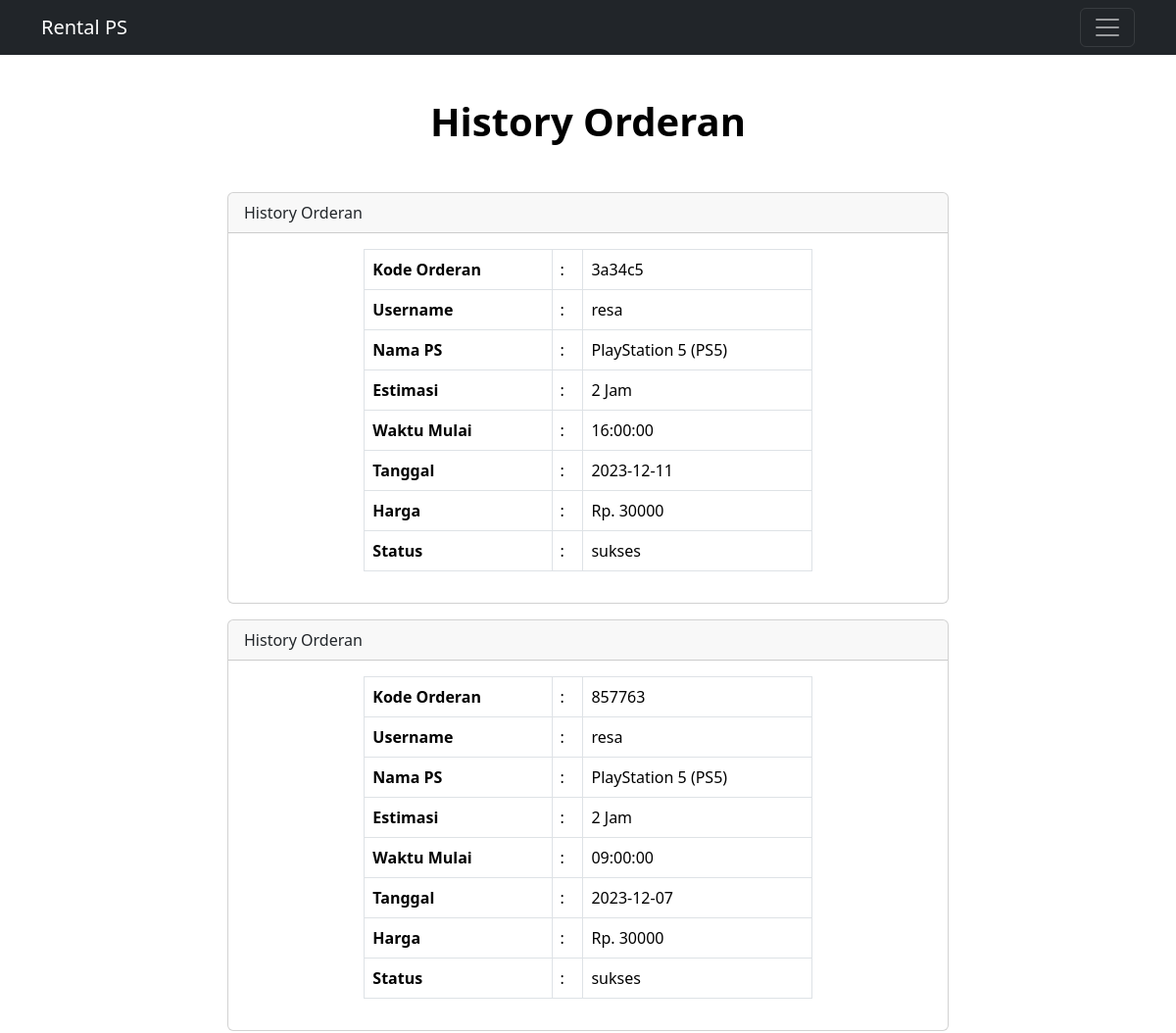
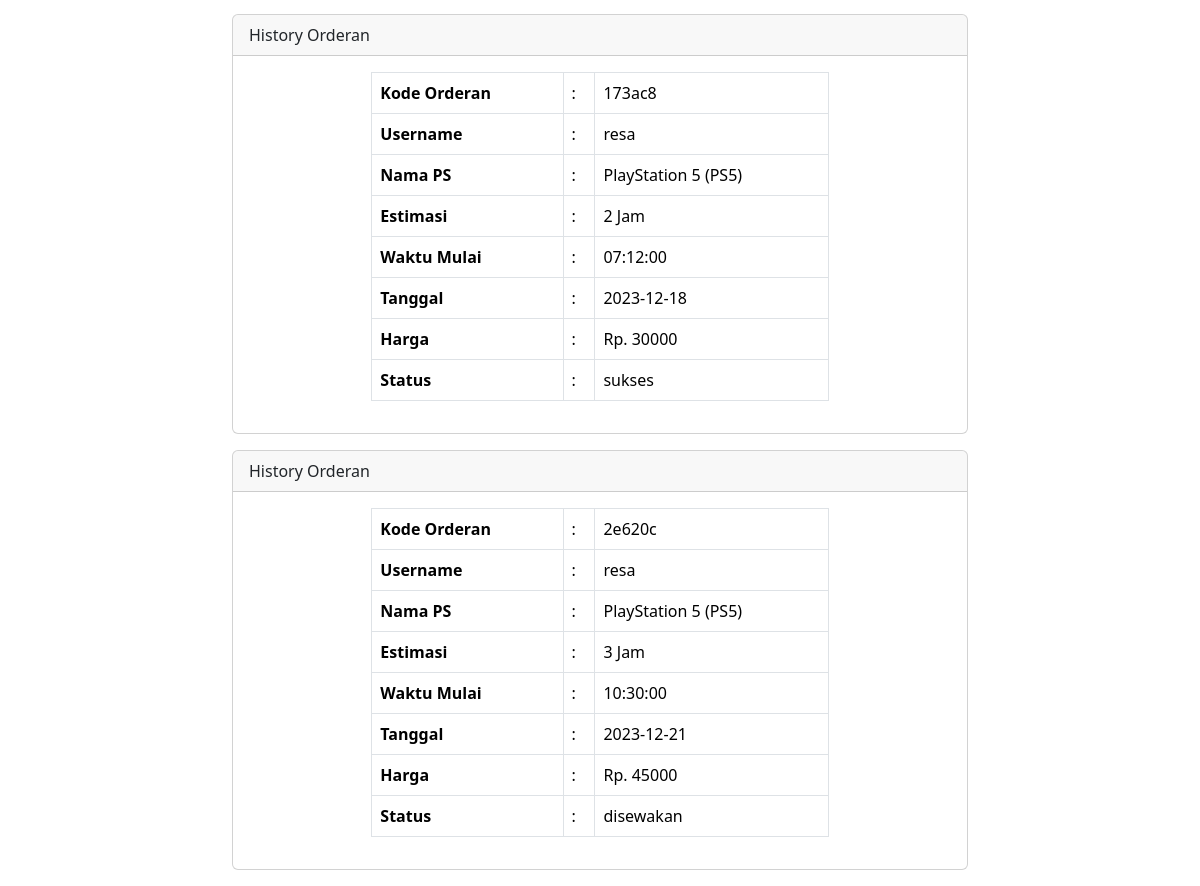
The app's page /dashboard/history.php (signed in) with its own data (2 pictures, top to bottom).
### tables this page shows
CREATE TABLE `orderan` (
  `id` int(11) NOT NULL,
  `kode_orderan` varchar(10) NOT NULL,
  `username` varchar(50) NOT NULL,
  `nama_playstation` varchar(50) NOT NULL,
  `estimasi_jam` int(11) NOT NULL,
  `waktu_mulai` time NOT NULL,
  `tanggal` date NOT NULL,
  `harga` int(11) NOT NULL,
  `status` varchar(50) NOT NULL
);

### functions.php (called while the page is built, shortened)
<?php
require 'config.php';
function querySelect($query)
{
  global $db;
  $result = $db->query($query);
  $rows = [];
  while ($row = $result->fetch_assoc()) {
    $rows[] = $row;
  }
  return $rows;
}

### dashboard/history.php (the view, shortened to what this page needs)
<?php
require '../functions.php';
$username = $_SESSION['username'];
$orderan = querySelect("SELECT * FROM orderan WHERE username = '$username'");
?>
<!DOCTYPE html>
<html lang="en">
<head>
  <link href="https://cdn.jsdelivr.net/npm/bootstrap@5.3.2/dist/css/bootstrap.min.css" rel="stylesheet" />
</head>
<body>
  <nav class="navbar navbar-dark bg-dark fixed-top">
    <div class="container">
      <a class="navbar-brand" href="#">Rental PS</a>
      <button class="navbar-toggler" type="button" data-bs-toggle="offcanvas" data-bs-target="#offcanvasDarkNavbar" aria-controls="offcanvasDarkNavbar" aria-label="Toggle navigation">
        <span class="navbar-toggler-icon"></span>
      </button>
    </div>
  </nav>
  <section>
    <div class="container bottom-nav">
      <div class="text-center mb-5">
        <h1 class="fw-bold text-body-emphasis">History Orderan</h1>
      </div>
    </div>
  </section>
  <?php foreach ($orderan as $row) : ?>
    <section>
      <div class="container">
        <div class="row mb-3">
          <div class="col-md-8 mx-auto">
            <div class="card">
              <div class="card-header">
                History Orderan
              </div>
              <div class="card-body col-md-8 mx-auto">
                <table class="table table-bordered">
                  <tbody>
                    <tr>
                      <th scope="row">Kode Orderan</th>
                      <td scope="row">:</td>
                      <td scope="row"><?php echo $row["kode_orderan"]; ?></td>
                    </tr>
                    <tr>
                      <th scope="row">Username</th>
                      <td scope="row">:</td>
                      <td scope="row"><?php echo $row["username"]; ?></td>
                    </tr>
                    <tr>
                      <th scope="row">Nama PS</th>
                      <td scope="row">:</td>
                      <td scope="row"><?php echo $row["nama_playstation"]; ?></td>
                    </tr>
                    <tr>
                      <th scope="row">Estimasi</th>
                      <td scope="row">:</td>
                      <td scope="row"><?php echo $row["estimasi_jam"]; ?> Jam</td>
                    </tr>
                    <tr>
                      <th scope="row">Waktu Mulai</th>
                      <td scope="row">:</td>
                      <td scope="row"><?php echo $row["waktu_mulai"]; ?></td>
                    </tr>
                    <tr>
                      <th scope="row">Tanggal</th>
                      <td scope="row">:</td>
                      <td scope="row"><?php echo $row["tanggal"]; ?></td>
                    </tr>
                    <tr>
                      <th scope="row">Harga</th>
                      <td scope="row">:</td>
                      <td scope="row">Rp. <?php echo $row["harga"]; ?></td>
                    </tr>
                    <tr>
                      <th scope="row">Status</th>
                      <td scope="row">:</td>
                      <td scope="row"><?php echo $row["status"]; ?></td>
                    </tr>
                  </tbody>
                </table>
              </div>
            </div>
          </div>
        </div>
      </div>
    </section>
  <?php endforeach; ?>
</body>
</html>

### dashboard/history.php (style rules this page uses)
.bottom-nav { margin-top: 100px; }

### records on screen
orderan: kode_orderan "3a34c5", username "resa", nama_playstation "PlayStation 5 (PS5)", estimasi_jam "2", waktu_mulai "16:00:00", tanggal "2023-12-11", harga "30000", status "sukses"
orderan: kode_orderan "857763", username "resa", nama_playstation "PlayStation 5 (PS5)", estimasi_jam "2", waktu_mulai "09:00:00", tanggal "2023-12-07", harga "30000", status "sukses"
orderan: kode_orderan "173ac8", username "resa", nama_playstation "PlayStation 5 (PS5)", estimasi_jam "2", waktu_mulai "07:12:00", tanggal "2023-12-18", harga "30000", status "sukses"
orderan: kode_orderan "2e620c", username "resa", nama_playstation "PlayStation 5 (PS5)", estimasi_jam "3", waktu_mulai "10:30:00", tanggal "2023-12-21", harga "45000", status "disewakan"
